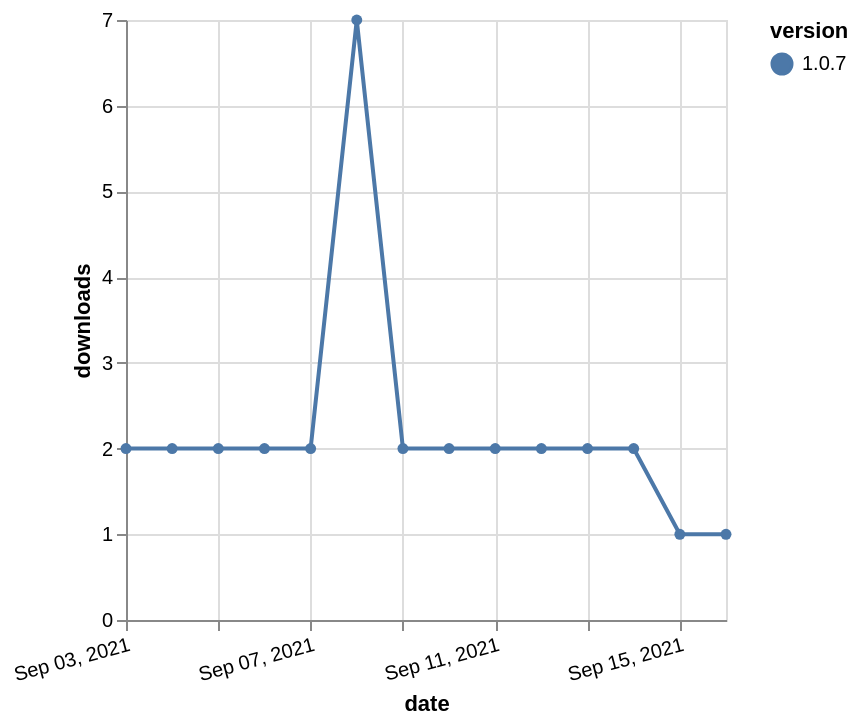

Vega-Lite specification for this chart:
### Vega-Lite specification from a JSON file in a GitHub repository (floating-point values rounded to 4 significant figures)
{"$schema": "https://vega.github.io/schema/vega-lite/v5.json", "description": "A simple bar chart with embedded data.", "data": {"values": [{"date": "2021-09-03", "total": 2826, "delta": 2, "version": "1.0.7"}, {"date": "2021-09-04", "total": 2828, "delta": 2, "version": "1.0.7"}, {"date": "2021-09-05", "total": 2830, "delta": 2, "version": "1.0.7"}, {"date": "2021-09-06", "total": 2832, "delta": 2, "version": "1.0.7"}, {"date": "2021-09-07", "total": 2834, "delta": 2, "version": "1.0.7"}, {"date": "2021-09-08", "total": 2841, "delta": 7, "version": "1.0.7"}, {"date": "2021-09-09", "total": 2843, "delta": 2, "version": "1.0.7"}, {"date": "2021-09-10", "total": 2845, "delta": 2, "version": "1.0.7"}, {"date": "2021-09-11", "total": 2847, "delta": 2, "version": "1.0.7"}, {"date": "2021-09-12", "total": 2849, "delta": 2, "version": "1.0.7"}, {"date": "2021-09-13", "total": 2851, "delta": 2, "version": "1.0.7"}, {"date": "2021-09-14", "total": 2853, "delta": 2, "version": "1.0.7"}, {"date": "2021-09-15", "total": 2854, "delta": 1, "version": "1.0.7"}, {"date": "2021-09-16", "total": 2855, "delta": 1, "version": "1.0.7"}]}, "width": "container", "mark": {"type": "line", "point": {"filled": true}}, "encoding": {"x": {"field": "date", "type": "temporal", "timeUnit": "yearmonthdate", "title": "date", "axis": {"labelAngle": -15}}, "y": {"field": "delta", "type": "quantitative", "title": "downloads"}, "color": {"field": "version", "type": "nominal"}, "tooltip": {"field": "delta"}}}
